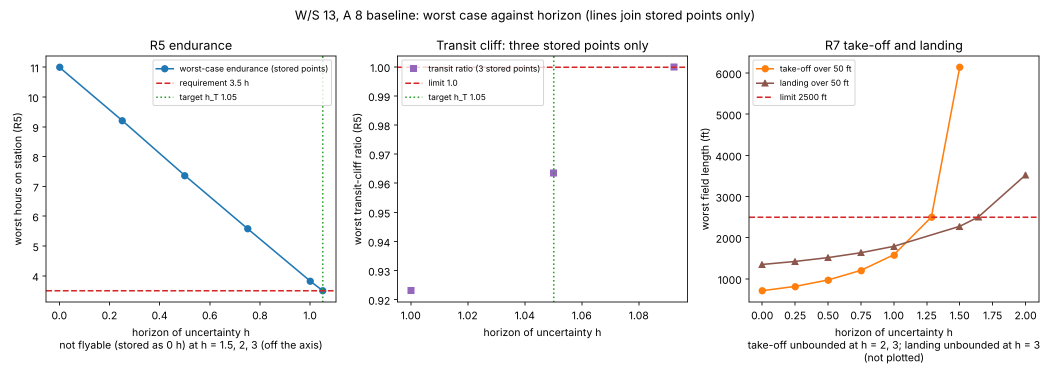
#> input picture runs/task12/stage3/2026-11-27/robustness_figure_ws13a8/robustness.png, 2100 x 750 px (shown at 1/2 size); its folder holds only this picture in this run
$ python p2_figure_read.py ../runs/task12/stage3/2026-11-27/robustness_figure_ws13a8/robustness.png
#> lines starting #> are read from the running program, lines starting #| are printed output that depends on the picture
### prelim/p2_section.py
"""Preliminary design package P2: the wing section and its section data
(docs/specs/task12_preliminary_design.md, "P2. Wing section and section data"; decisions PD-5, PD-6).

    python -m prelim.p2_section --out runs/task12/pd/2026-11-27/p2b
    python -m prelim.p2_section --out runs/task12/pd/2026-11-27/p2b --report-only \
        --report docs/validation/2026-11-27_task12_pd_p2.md

r0 is read, never written, and it is not re-sized. What is run here:
 1. Reynolds and Mach numbers at the root, mean and tip chord of r0 for the stall and the mission speeds;
 2. the section data of the NACA 4415 as digitized points of NACA Report 824 (data/task12/tr824_digitized,
    source record data/task12/pd_p2_section_source.yaml): lift curve, highest and lowest lift, zero-lift
    angle, moment about the quarter chord, lowest drag, smooth and with standard roughness;
 3. wing maximum lift from the section value by Raymer (12.15), p. 270, and (12.16), p. 272, flaps by (12.21),
    p. 278, as Stage 1; and the built aircraft of r0 flown again with that maximum lift (R17, R5, R7);
 4. optional third source (PD-6): XFOIL polars, if the program is installed. They carry no verdict.
The SU2 polars of the spec's step 4 are not run here (owner default O-1); the row is recorded "not run".

Output: OUT/p2.json, OUT/run.log, OUT/xfoil/*.txt. Units are foot, pound, second and degrees.
"""
import argparse
import hashlib
import json
import math
import platform
import shutil
import subprocess
import sys
import tempfile
import time
from pathlib import Path

import numpy as np
import yaml

from conceptual import raymer_aero as aero
from conceptual import raymer_performance as perf
from conceptual import uav
from conceptual.units import KT, isa
from measurement import info_gap
from prelim.record import tree_state

REPO = Path(__file__).resolve().parents[1]
R0 = REPO / "runs/task12/pd/2026-11-27/p0/r0"
DATA = REPO / "data/task12/tr824_digitized"
SOURCE = REPO / "data/task12/pd_p2_section_source.yaml"
WING_SECTION, TAIL_SECTION = "naca4415", "naca0012"       # PD-5
# bands and tolerances fixed before the run (spec P2 "Acceptance")
CL_MAX_BAND = (1.3, 1.7)                 # row 1: the ledger band of airfoil_cl_max (spec 7.1a)
CM0_BAND = (-0.10, -0.04)                # row 3: the ledger band of airfoil_cm0
RECORD_CL_MAX_CLEAN = 1.35               # row 2: r0's clean wing maximum lift
SU2_TOL_SLOPE, SU2_TOL_CL0, SU2_TOL_CLMAX = 0.05, 0.05, 0.10      # row 5: slope +-5 %, lift at zero angle, maximum lift
LINEAR_RANGE_DEG = (-6.0, 6.0)           # the lift curve is fitted by a straight line between these angles
# gross-error check of the digitized points (added row 6; not a spec row)
TOL_ALPHA0_DEG = 1.0                     # zero-lift angle against thin-airfoil theory
SLOPE_RATIO_RANGE = (0.85, 1.15)         # lift-curve slope over 2 pi per radian
# Raymer Fig. 12.8, p. 271, as the library's chapter notes describe it (the figure itself is not in the notes)
FIG_12_8_RATIO_ZERO_SWEEP = 0.9          # every curve starts at 0.9 at zero leading-edge sweep
FIG_12_8_BLUNT_AT_60_DEG = 0.55          # "about 0.55" at 60 deg for the bluntest curve (delta y >= 2.5)
DELTA_Y_PER_T_C = 26.0                   # Table 12.1, p. 271: NACA four-digit sections, delta y = 26 t/c (percent chord)
MACH_NO_CORRECTION = 0.2                 # Fig. 12.9, p. 272: the Mach correction is zero at M = 0.2
EVIDENCE_CLASS = ("independent of Stage 1 and of the library: measured data of NACA Report 824, read through a third "
                  "party's digitization that was checked against the report's figure")
SUPERSEDES = "runs/task12/pd/2026-11-27/p2"          # the record made before the report could be opened
XFOIL_ALPHA_UP, XFOIL_ALPHA_DOWN = (0, 20), (0, -18)       # two sweeps from zero, 1 degree steps
SU2_QUEUE_ALPHA_DEG = (-12, -8, -4, 0, 4, 8, 10, 12, 14, 16)


def load(path):
    return json.loads(Path(path).read_text())


def sha256(path):
    return hashlib.sha256(Path(path).read_bytes()).hexdigest()


# ---- the digitized points ------------------------------------------------------------------------------------
# [22 lines left out: function parse_digitized, not called in this run]


def load_section(section):
    """The digitized points of a section, from the file the source record names for it."""
    entry = yaml.safe_load(SOURCE.read_text())["sections"][section]
    if entry["file"] is None:
        raise ValueError(f"{section}: {entry['status']}: {' '.join(entry['reason'].split())}")
    return parse_digitized((DATA / entry["file"]).read_text())


# ---- step 1: Reynolds and Mach numbers ---------------------------------------------------------------------------
def chord_reynolds_mach(V, chord, atm):
    """Re = rho V c / mu and M = V / a for a speed (ft/s), a chord (ft) and an ISA state (conceptual.units.isa)."""
    return {"reynolds": atm["rho"] * V * chord / atm["mu"], "mach": V / atm["a"]}


# [16 lines left out: function reynolds_table, not called in this run]


def nearest_reynolds(reynolds, tabulated):
    """The tabulated Reynolds number nearest by ratio (smallest |ln(Re / Re_tab)|)."""
    return min(tabulated, key=lambda r: abs(math.log(reynolds / r)))


# [152 lines left out: functions interpolate_log_reynolds, line_fit, section_summary, measured_sets, thin_airfoil_alpha0_deg, naca4_camber_slope and 6 more, not called in this run]


# ---- verdicts ------------------------------------------------------------------------------------------------------
def verdict_band(value, band):
    return "pass" if band[0] <= value <= band[1] else "outside the band"


def verdict_wing(measured_route, record):
    """Row 2: a measured route below the record's value is a finding for the closing re-record r1 (P9)."""
    return "finding for r1" if measured_route < record else "pass (not lower)"


# [256 lines left out: functions compare_computed, parse_xfoil_polar, xfoil_available, xfoil_polar, xfoil_summary, run_xfoil and 4 more, not called in this run]


# [2 lines that do not run on import are left out]

### prelim/p2_figure_read.py
"""Preliminary design P2: tools used to check the digitized NACA 4415 points against the figure of NACA Report
824, printed page 142 (data/task12/pd_p2_section_source.yaml, figure_check).

The scan is not committed. To repeat the check, download the report (the source record has the URL and sha256)
and render the page:  pdftoppm -f 144 -l 144 -r 300 -gray -png report.pdf page   then
    python -m prelim.p2_figure_read page-144.png
It prints, for the lift and the drag plot, how far each digitized point lies from the centroid of the symbol
beside it. Needs Pillow and scipy, which nothing else in prelim/ uses. Reading by eye is not reproduced here.
"""
import sys

import numpy as np

from prelim import p2_section as p2

LEFT_BOX, RIGHT_BOX = (600, 1900, 250, 2400), (1950, 3200, 640, 2400)     # pixel boxes (x0, x1, y0, y1) at 300 dpi
ALPHA_LINES = list(np.arange(-32.0, 33.0, 2.0))                           # left plot: vertical grid lines, deg
CL_LINES = list(np.round(np.arange(3.6, -2.01, -0.1), 1))                 # left plot: horizontal grid lines
CL_LINES_RIGHT = list(np.round(np.arange(-1.4, 1.81, 0.1), 1))            # right plot: vertical grid lines
CD_LINES = list(np.round(np.arange(0.026, -0.0005, -0.001), 3))           # right plot: the 27 lines down to zero drag


def load_dark(path):
    """True where the scan is dark."""
    from PIL import Image
    return np.array(Image.open(path).convert("L")) < 128
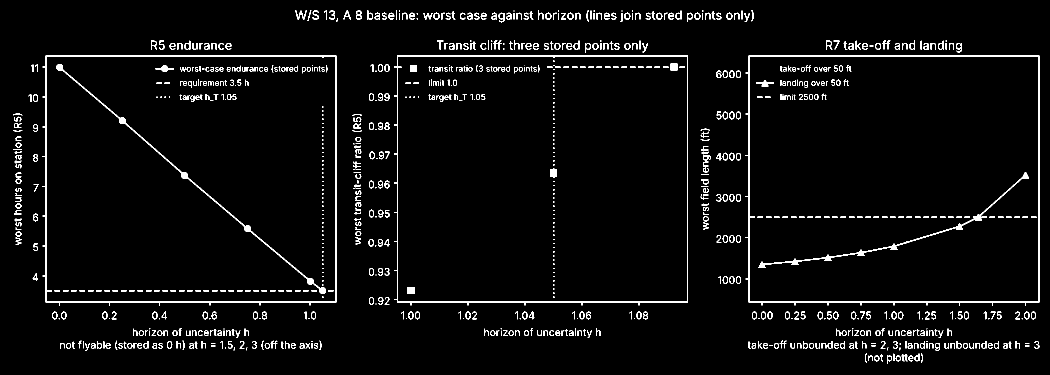
#> returned value: shape (750, 2100) bool (shown at 1/2 size); 3.4% white in thin lines or dots


# [48 lines left out: functions line_positions, grid_lines, symbol_interiors, compare, not called in this run]


def main(path):
    dark, data = load_dark(path), p2.load_section(p2.WING_SECTION)
    xs, ys = grid_lines(dark, LEFT_BOX)
    assert (len(xs), len(ys)) == (len(ALPHA_LINES), len(CL_LINES)), "left grid not found"
    lift = [(k, a, c) for k in (1, 2, 3, 4) for a, c in data["alpha_cl"][k]]
    m = compare(lift, symbol_interiors(dark, (640, 1840, 300, 2360)), xs, ALPHA_LINES, ys, CL_LINES)
    da, dc = np.array([r[1] - r[3] for r in m]), np.array([r[2] - r[4] for r in m])
    print(f"lift: {len(m)} of {len(lift)} points matched; digitized minus centroid: angle rms {np.sqrt((da ** 2).mean()):.3f} "
          f"max {abs(da).max():.3f} deg; lift rms {np.sqrt((dc ** 2).mean()):.4f} max {abs(dc).max():.4f}")
    for k in (1, 2, 3, 4):
        top = max(data["alpha_cl"][k], key=lambda q: q[1])
        print(f"  set {k}: highest digitized point {top}; centroid", [(round(r[3], 2), round(r[4], 3)) for r in m if r[0] == k and r[1] == top[0]])
    xs, ys = grid_lines(dark, RIGHT_BOX)
    ys = ys[:len(CD_LINES)]
    assert len(xs) == len(CL_LINES_RIGHT), "right grid not found"
    drag = [(k, c, cd) for k in (1, 2, 3, 4) for c, cd in data["cl_cd"][k]]
    m = compare(drag, symbol_interiors(dark, (1960, 3180, 650, 1640)), xs, CL_LINES_RIGHT, ys, CD_LINES)
    dx, dy = np.array([r[1] - r[3] for r in m]), np.array([r[2] - r[4] for r in m])
    print(f"drag: {len(m)} of {len(drag)} points matched; digitized minus centroid: lift rms {np.sqrt((dx ** 2).mean()):.4f}; "
          f"drag rms {np.sqrt((dy ** 2).mean()):.5f} max {abs(dy).max():.5f}")


if __name__ == "__main__":
#> (the run stopped early here; a loop or call above may not have finished)
